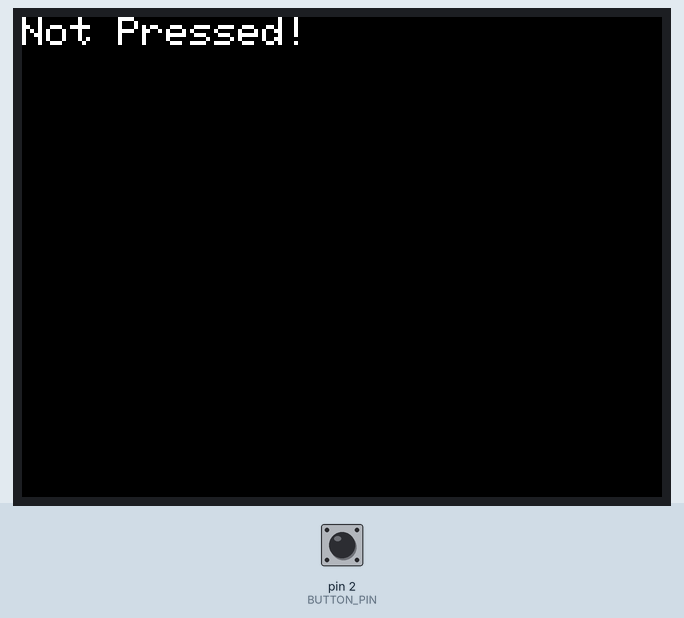
The sketch below on a simulated Arduino Uno, built with avr-gcc and run on an emulated ATmega328P. Parts: 320×240 colour display. The test bench sets the inputs (shaded band); at power-on: pin 2 (BUTTON_PIN) LOW.

Above: at 1.4 s.
1.5 s: pin 2 (BUTTON_PIN) pulled HIGH for 0.15 s
At 1.63 s:
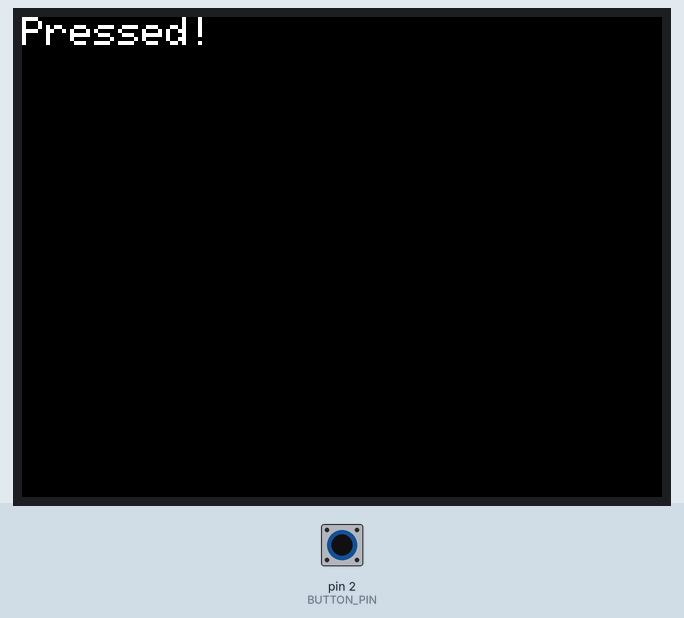
3.2 s: pin 2 (BUTTON_PIN) pulled HIGH for 3.2 s
Timing chart, 0 to 6.2 s (numbered marks = the images above; inputs shaded):
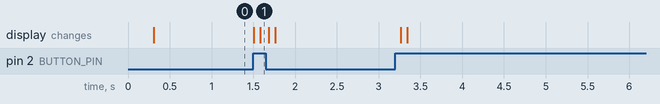

The sketch:

main.ino
```cpp
/**
  Show button state in ili9431 lcd display
  05 MAY 2025 by Blind Author
*/

#include <SPI.h>
#include <Adafruit_GFX.h>
#include <Adafruit_ILI9341.h>

#define BUTTON_PIN 2

#define TFT_CS 10
#define TFT_DC 9
#define TFT_RST 8

Adafruit_ILI9341 tft = Adafruit_ILI9341(TFT_CS, TFT_DC, TFT_RST);

bool pressed = true;

void setup() {
    tft.begin();
    tft.setRotation(1);
    tft.fillScreen(ILI9341_BLACK);

    tft.setTextColor(ILI9341_WHITE);
    tft.setTextSize(2);

    pinMode(BUTTON_PIN, INPUT);
}

void loop() {
    if (digitalRead(BUTTON_PIN) == HIGH && !pressed) {
        tft.fillScreen(ILI9341_BLACK);
        tft.setCursor(0, 0);
        tft.println("Pressed!");
        pressed = true;
    } else if (digitalRead(BUTTON_PIN) == LOW && pressed) {
        tft.fillScreen(ILI9341_BLACK);
        tft.setCursor(0, 0);
        tft.println("Not Pressed!");
        pressed = false;
    }

    delay(100);
} 
```

Measured:
- after the input at 1.5 s, the display: first changes at once (image 1 shows a later state)
